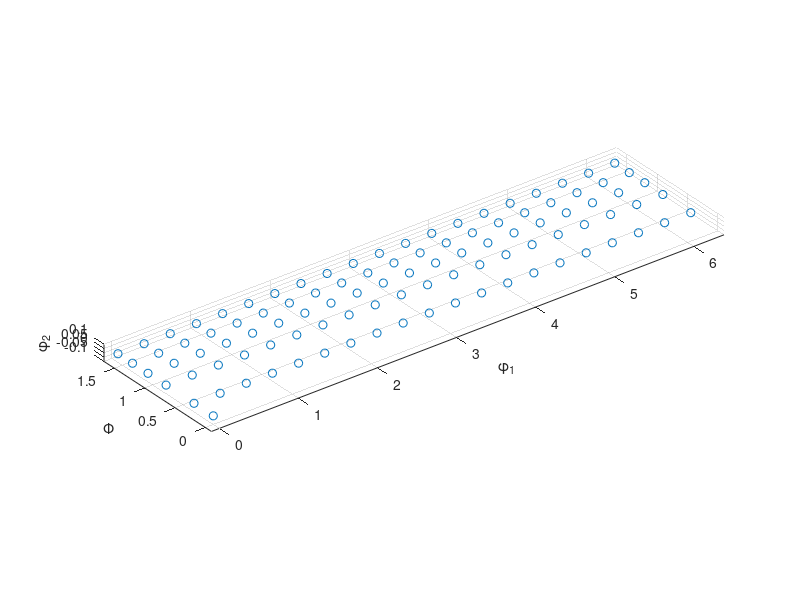

This figure's MATLAB source: (Note: this script raises an error after producing the figure.)
%% Set up / specify variables

clear; clc; close('all'); rng('shuffle')

set_id = 'cal_rand_delta';
el = 21;
H = 15;
ns = 200;


%% angles for phi2 = 0 zero faces

v_phi1 = linspace(0,2*pi(),20);
v_Phi = acos(linspace(0,.95,5));

[X,Y] = meshgrid(v_phi1,v_Phi);

Xtop = X(1:end,1:end);
Ytop = Y(1:end,1:end);
top = [Xtop(:),Ytop(:)];

euler = [top; 0, 0];  euler = [euler, zeros(size(euler(:,1)))];


%% generate 'full' hexagonal-triclinic fundamental zone

% phi1len = 50;
% 
% v_phi1 = linspace(0,2*pi(),phi1len);
% v_Phi = acos(linspace(0,1,0.25*phi1len));
% v_phi2 = linspace(0,pi()/3,round(phi1len/6));
% [X,Y,Z] = meshgrid(v_phi1,v_Phi,v_phi2);
% 
% euler = [X(:),Y(:),Z(:)];
% 
% disp(length(X(:)))


%% plot the selected set of euler angles

figure(1)

scatter3(euler(:,1),euler(:,2),euler(:,3),'bo')
xlabel('\phi_1'); ylabel('\Phi'); zlabel('\phi_2');
axis equal
axis([ min(euler(:,1))-.1 max(euler(:,1))+.1 min(euler(:,2))-.1 max(euler(:,2))+.1 min(euler(:,3))-.1 max(euler(:,3))+.1])

%% convert euler angles to GSH coefficents

[gsh] = euler2gsh(euler,H);
gsh = gsh';

filename = sprintf('angleset_H%i_%s.mat',H,set_id);

save(filename,'euler','gsh')

%% generate nodesets

nodesets(el)


%% generate main .inp files

inpgenerator(set_id,ns)


%% generate orientation .inp files

angleset = ori_file_generator(el,ns,set_id,euler);

%% generate gsh coefficients

gshS = zeros(el^3,ns,H);

for sn = 1:ns
    gshS(:,sn,:) = gsh(angleset(:,sn),:);
end

filename = sprintf('micr_H%i_%s.mat',H,set_id);
save(filename,'gshS')
